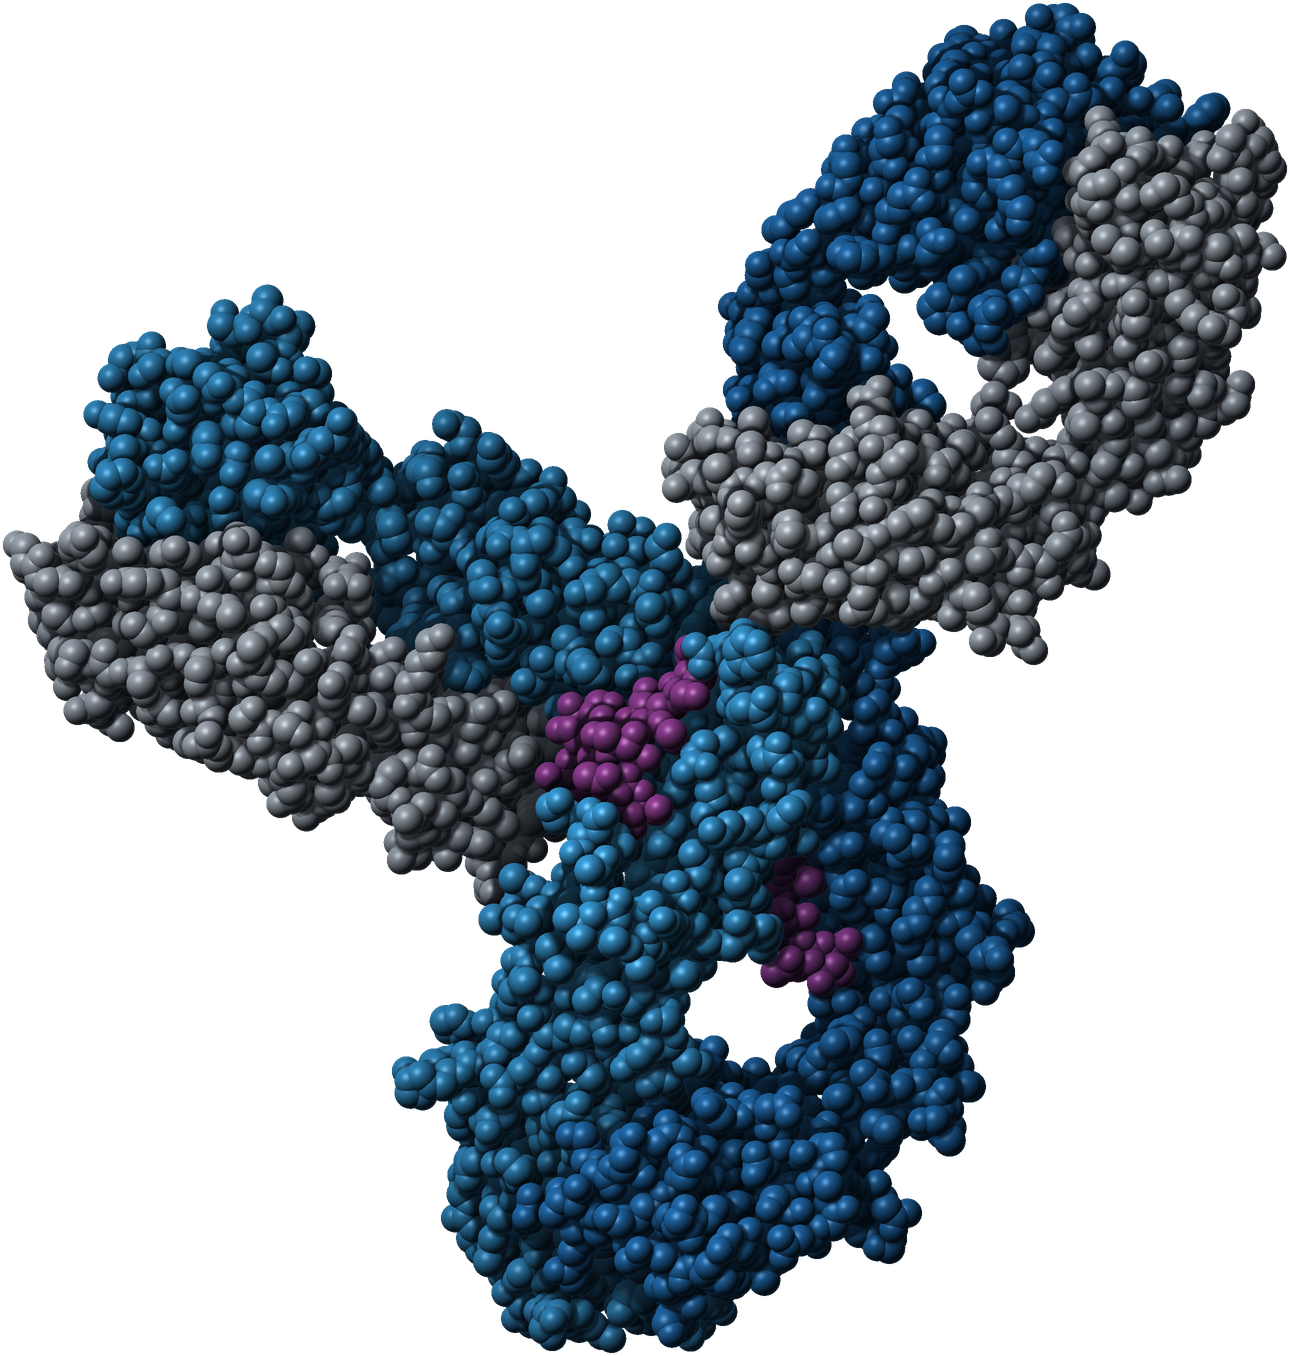

Write the Python code that produced this figure.
#!/usr/bin/env python3
"""Render the hero: a space-filling model of a full-length human IgG4 antibody (PDB 5DK3, the only intact IgG4 crystal
structure; ALT-100 is a humanized IgG4), shaded like a material model (Lambert + rim + specular + depth AO).
Heavy chains in the Aqualung logo blue, light chains in its silver, N-glycans in the site purple, transparent ground.
Output: ab.png (RGBA)."""
import numpy as np, pathlib, sys
from PIL import Image, ImageFilter
def _box(a,r,ax):
    a=np.moveaxis(a,ax,0);p=np.concatenate([np.repeat(a[:1],r+1,0),a,np.repeat(a[-1:],r,0)]);c=np.cumsum(p,0)
    return np.moveaxis((c[2*r+1:]-c[:-2*r-1])/(2*r+1),0,ax)
def gaussian_filter(a,s):
    r=max(1,int(s*0.9))
    for _ in range(3): a=_box(_box(a,r,0),r,1)
    return a
H = pathlib.Path(__file__).resolve().parent
R = {'C':1.70,'N':1.55,'O':1.52,'S':1.80}
GLY=('NAG','BMA','MAN','FUC','GAL')
xyz=[];el=[];bb=[];res=[]
for l in open(H/'5dk3.pdb'):
    if l.startswith('ATOM') or (l.startswith('HETATM') and l[17:20].strip() in GLY):
        e=l[76:78].strip() or l[12:14].strip()[0]
        if e not in R: continue
        n=l[12:16].strip()
        xyz.append([float(l[30:38]),float(l[38:46]),float(l[46:54])]);el.append(e)
        bb.append('G' if l.startswith('HETATM') else ('H' if l[21] in 'BG' else 'L'))
        res.append(l[21])
X=np.array(xyz);X-=X.mean(0)
# principal axes: view along the least-variance axis so the L lies flat to the camera
w,v=np.linalg.eigh(np.cov(X.T));V=v[:,::-1];P=X@V
def rot(a,ax):
    c,s=np.cos(a),np.sin(a)
    return {'x':np.array([[1,0,0],[0,c,-s],[0,s,c]]),'y':np.array([[c,0,s],[0,1,0],[-s,0,c]]),'z':np.array([[c,-s,0],[s,c,0],[0,0,1]])}[ax]
ang=[float(a) for a in (sys.argv[1:4] if len(sys.argv)>3 else (0.0,0.0,0.0))]
gc=P[np.array(bb)=='G'].mean(0);a0=np.arctan2(gc[1],gc[0]);P=P@rot(-np.pi/2-a0,'z').T  # Fc (glycans) points down: a Y
P=P@rot(ang[0],'x').T@rot(ang[1],'y').T@rot(ang[2],'z').T
S=int(sys.argv[4]) if len(sys.argv)>4 else 1800
rad=np.array([R[e] for e in el])
lo=(P[:,:2]-rad[:,None]).min(0);hi=(P[:,:2]+rad[:,None]).max(0)
sc=S*0.9/(hi-lo).max();off=np.array([S,S])/2-(lo+hi)/2*sc
Z=np.full((S,S),-1e9);N=np.zeros((S,S,3));ID=np.full((S,S),-1)
for i in np.argsort(P[:,2]):
    cx,cy=P[i,:2]*sc+off;cy=S-cy;r=rad[i]*sc
    x0,x1=int(max(cx-r,0)),int(min(cx+r+1,S));y0,y1=int(max(cy-r,0)),int(min(cy+r+1,S))
    yy,xx=np.mgrid[y0:y1,x0:x1];dx=(xx+.5-cx)/r;dy=(yy+.5-cy)/r;d2=dx*dx+dy*dy;m=d2<1
    dz=np.sqrt(np.clip(1-d2,0,1));z=P[i,2]*sc+dz*r
    sub=Z[y0:y1,x0:x1];upd=m&(z>sub)
    sub[upd]=z[upd];N[y0:y1,x0:x1][upd]=np.stack([dx,-dy,dz],-1)[upd];ID[y0:y1,x0:x1][upd]=i
mask=ID>=0
# ambient occlusion from the depth buffer: compare to blurred depth at several radii
Zf=np.where(mask,Z,Z[mask].min()-40*sc/10)
ao=np.zeros_like(Z)
for rr in (6,14,30,60):
    b=gaussian_filter(Zf,rr)
    ao+=np.clip((b-Zf)/(rr*1.6),0,1)
ao=np.clip(1-ao/2.2,0,1)
L=np.array([-.45,.55,.7]);L/=np.linalg.norm(L)
lam=np.clip((N*L).sum(-1),0,1)
Hh=L+np.array([0,0,1]);Hh/=np.linalg.norm(Hh);spec=np.clip((N*Hh).sum(-1),0,1)**38
rim=(1-np.clip(N[...,2],0,1))**3
BB=np.array(bb);E=np.array(el);CH=np.array(res)
hv=np.array([62,170,236])/255;hv2=np.array([40,128,206])/255;lt=np.array([196,206,216])/255;gl=np.array([168,72,170])/255
base_col=np.where((BB=='H')[:,None],np.where(np.isin(CH,['B'])[:,None],hv,hv2),lt)
base_col=np.where((BB=='G')[:,None],gl,base_col)
col=base_col[np.clip(ID,0,None)]
# depth fog: far parts sink toward the ink
zn=(Z-Z[mask].min())/(Z[mask].max()-Z[mask].min()+1e-6);zn=np.where(mask,zn,0)
ink=np.array([6,18,36])/255
shade=(0.10+0.80*lam*(0.55+0.45*ao))[...,None]*col*(0.55+0.45*ao[...,None])
shade+=spec[...,None]*0.30*ao[...,None]+rim[...,None]*col*0.22
shade=shade*(0.62+0.38*zn[...,None])+ink*(1-(0.62+0.38*zn[...,None]))*0.6
img=np.clip(shade,0,1)
A=mask.astype(np.float32)
rgba=np.dstack([img*255,A*255]).astype(np.uint8)
im=Image.fromarray(rgba,'RGBA')
# supersampled: downsample for anti-aliasing
im=im.resize((S//2,S//2),Image.LANCZOS)
bbx=im.getbbox();im=im.crop(bbx)
im.save(H/'ab.png');print(im.size,X.shape)
